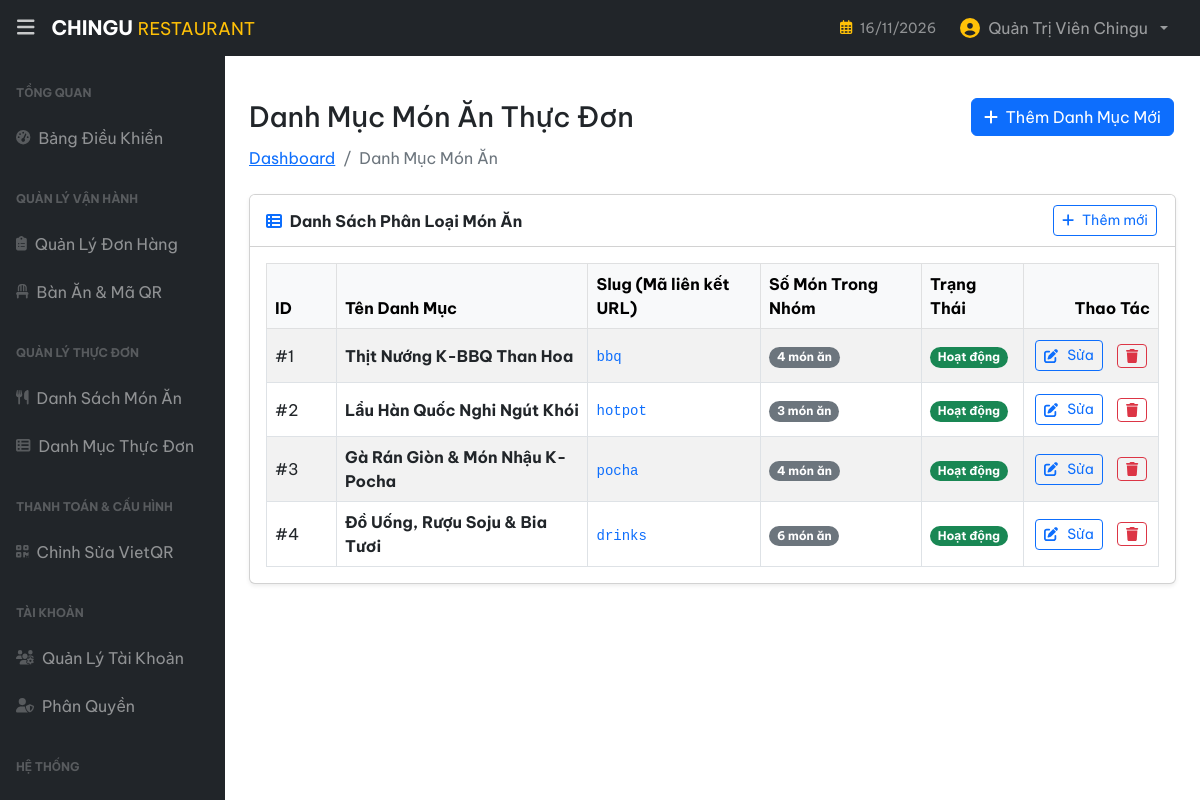
Screenshot of /admin/index.php?act=categories (signed in) with the database file from the repository.
### tables this page shows
CREATE TABLE `categories` (
  `id` int(11) NOT NULL AUTO_INCREMENT,
  `slug` varchar(50) NOT NULL,
  `name` varchar(255) NOT NULL,
  `status` varchar(50) NOT NULL DEFAULT 'active',
  `created_at` datetime DEFAULT current_timestamp(),
  `updated_at` datetime DEFAULT current_timestamp() ON UPDATE current_timestamp(),
  PRIMARY KEY (`id`),
  UNIQUE KEY `slug` (`slug`)
);

### admin/controller/CategoryController.php (called while the page is built, shortened)
<?php
require_once __DIR__ . '/../../model/Category.php';
class CategoryController {
    public function index() {
        $categories = Category::getCategoryWithProductCount();
        include_once __DIR__ . '/../view/categories/list.php';
    }
}
?>

### model/pdo.php (called while the page is built, shortened)
<?php
function pdo_get_connection() {
    $dburl = "mysql:host=localhost;dbname=chingu-restaurant;charset=utf8mb4";
    $username = 'root';
    $password = '';
    try {
        $conn = new PDO($dburl, $username, $password);
        $conn->setAttribute(PDO::ATTR_ERRMODE, PDO::ERRMODE_EXCEPTION);
        $conn->setAttribute(PDO::ATTR_DEFAULT_FETCH_MODE, PDO::FETCH_ASSOC);
        return $conn;
    } catch (PDOException $e) {
        die("Lỗi kết nối cơ sở dữ liệu: " . $e->getMessage());
    }
}
function pdo_query($sql) {
    $sql_args = array_slice(func_get_args(), 1);
    try {
        $conn = pdo_get_connection();
        $stmt = $conn->prepare($sql);
        $stmt->execute($sql_args);
        return $stmt->fetchAll();
    } catch (PDOException $e) {
        throw $e;
    } finally {
        unset($conn);
    }
}
?>

### model/Category.php (called while the page is built, shortened)
<?php
require_once __DIR__ . '/pdo.php';
class Category {
    public static function getCategoryWithProductCount() {
        $sql = "SELECT c.*, COUNT(p.id) AS total_products
                FROM categories c
                LEFT JOIN products p ON c.id = p.category_id
                GROUP BY c.id
                ORDER BY c.id ASC";
        return pdo_query($sql);
    }
}
?>

### admin/view/categories/list.php (the view, shortened to what this page needs)
<?php
include_once __DIR__ . '/../layouts/header.php';
?>
<div class="d-flex justify-content-between align-items-center mt-4 mb-2">
    <h1 class="h3 mb-0">Danh Mục Món Ăn Thực Đơn</h1>
    <a href="index.php?act=category-create" class="btn btn-primary">
        <i class="fas fa-plus me-1"></i> Thêm Danh Mục Mới
    </a>
</div>
<ol class="breadcrumb mb-4">
    <li class="breadcrumb-item"><a href="index.php?act=dashboard">Dashboard</a></li>
    <li class="breadcrumb-item active">Danh Mục Món Ăn</li>
</ol>
<div class="card mb-4 shadow-sm">
    <div class="card-header bg-white d-flex justify-content-between align-items-center">
        <div>
            <i class="fas fa-th-list text-primary me-1"></i>
            <strong>Danh Sách Phân Loại Món Ăn</strong>
        </div>
        <a href="index.php?act=category-create" class="btn btn-sm btn-outline-primary">
            <i class="fas fa-plus me-1"></i> Thêm mới
        </a>
    </div>
    <div class="card-body">
        <div class="table-responsive">
            <table class="table table-bordered table-striped table-hover align-middle mb-0" id="datatablesSimple">
                <thead class="table-light">
                    <tr>
                        <th style="width: 70px;">ID</th>
                        <th>Tên Danh Mục</th>
                        <th>Slug (Mã liên kết URL)</th>
                        <th>Số Món Trong Nhóm</th>
                        <th>Trạng Thái</th>
                        <th class="text-end" style="min-width: 150px;">Thao Tác</th>
                    </tr>
                </thead>
                <tbody>
                    <?php if (!empty($categories)): ?>
                        <?php foreach ($categories as $cat): ?>
                            <tr>
                                <td>#<?= $cat['id'] ?></td>
                                <td>
                                    <strong class="fs-6"><?= htmlspecialchars($cat['name']) ?></strong>
                                </td>
                                <td>
                                    <code class="text-primary font-monospace"><?= htmlspecialchars($cat['slug']) ?></code>
                                </td>
                                <td>
                                    <span class="badge bg-secondary rounded-pill">
                                        <?= intval($cat['total_products'] ?? 0) ?> món ăn
                                    </span>
                                </td>
                                <td>
                                    <?php if ($cat['status'] === 'active'): ?>
                                        <span class="badge bg-success rounded-pill">Hoạt động</span>
                                    <?php else: ?>
                                        <span class="badge bg-secondary rounded-pill">Tạm ẩn</span>
                                    <?php endif; ?>
                                </td>
                                <td class="text-end text-nowrap">
                                    <div class="d-inline-flex align-items-center justify-content-end gap-2">
                                        <a href="index.php?act=category-edit&id=<?= $cat['id'] ?>" class="btn btn-sm btn-outline-primary" title="Chỉnh sửa">
                                            <i class="fas fa-edit me-1"></i> Sửa
                                        </a>
                                        <a href="index.php?act=category-delete&id=<?= $cat['id'] ?>" class="btn btn-sm btn-outline-danger" onclick="return confirm('Bạn có chắc muốn xóa danh mục này?');" title="Xóa">
                                            <i class="fas fa-trash"></i>
                                        </a>
                                    </div>
                                </td>
                            </tr>
                        <?php endforeach; ?>
                    <?php endif; ?>
                </tbody>
            </table>
        </div>
    </div>
</div>
<?php include_once __DIR__ . '/../layouts/footer.php'; ?>

### admin/assets/css/admin.css (style rules this page uses)
:root { --primary-red: #b81b24; --dark-red: #820e14; --accent-gold: #f3ad33; --border-radius-sm: 6px; --border-radius: 10px; --border-radius-lg: 14px; }
html, body, * { scrollbar-width: none !important; -ms-overflow-style: none !important; }
body { font-family: 'Be Vietnam Pro', -apple-system, BlinkMacSystemFont, 'Segoe UI', Roboto, sans-serif; scrollbar-width: none; -ms-overflow-style: none; }
.table td .btn, table td .btn { margin: 3px 3px; display: inline-flex; align-items: center; justify-content: center; gap: 0.35rem; vertical-align: middle; white-space: nowrap; }
.btn + .btn { margin-left: 0.45rem; }
.d-flex > .btn, .d-inline-flex > .btn { margin: 2px 2px; }
.table th:last-child, .table td:last-child, .table th.text-end, .table td.text-end, table th:last-child, table td:last-child, table th.text-end, table td.text-end { min-width: 130px !important; white-space: nowrap !important; }
.table td.text-end .d-inline-flex, .table td.text-end .d-flex { gap: 8px !important; }

### rows the page displays
categories: id "1", name "Thịt Nướng K-BBQ Than Hoa", slug "bbq", total_products "4", status "Hoạt động"
categories: id "2", name "Lẩu Hàn Quốc Nghi Ngút Khói", slug "hotpot", total_products "3", status "Hoạt động"
categories: id "3", name "Gà Rán Giòn & Món Nhậu K-Pocha", slug "pocha", total_products "4", status "Hoạt động"
categories: id "4", name "Đồ Uống, Rượu Soju & Bia Tươi", slug "drinks", total_products "6", status "Hoạt động"

### other values shown
$_SESSION['employee']['fullname'] "Quản Trị Viên Chingu"
